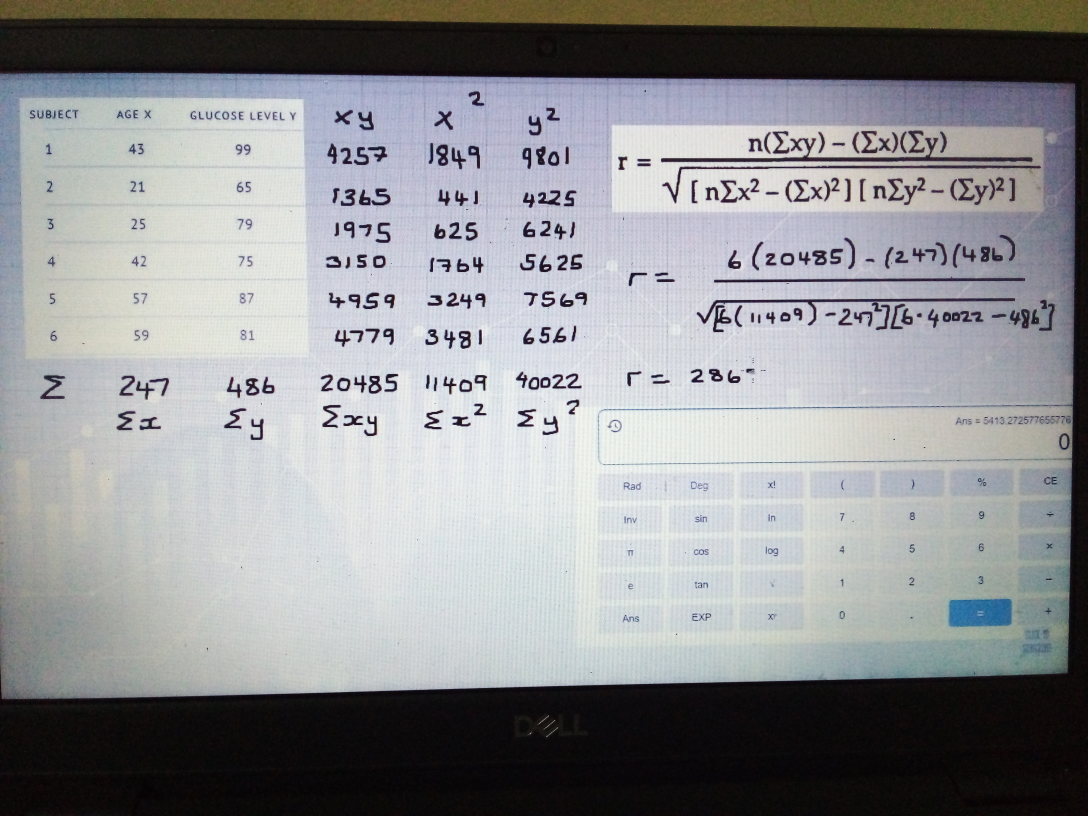
#> input picture statistics/correlation2.jpg, 3264 x 2448 px, given in place of lena.jpg, which was not available (shown at 1/3 size)
$ jupyter execute --allow-errors Image_Processing_in_OpenCV_part_1.ipynb   (text cells are left out)
#> lines starting #> are read from the running program, lines starting #| are printed output that depends on the picture; after the words box and inside, x2 and y2 are one past the last pixel; in counts of white or black regions, pixels touching at a corner belong together; pictures that were not available may be replaced by others from this repository, and a replacement may not be noted
[cell 1]
# To get other flags, just run following commands
import cv2

flags = [i for i in dir(cv2) if i.startswith('COLOR_')]

[cell 2]
flags

[cell 3]
# import google libraries
from google.colab import drive
drive.mount('/content/drive')

[cell 4]
image_path=("/content/drive/My Drive/Computer vision/images/lena.jpg")

[cell 5]
# Read images RGB =1

frame = cv2.imread(image_path,1)
#> frame is the input picture: shape (2448, 3264, 3); mean B, G, R 147.3, 145, 143.8

#> (a cell that did not finish here is left out)

#> (a cell that did not finish here is left out)

[cell 8]
# Read images gray =0 if image is gray scale set flag =0 other than set -1 after that we would convert into gray image

frame2 = cv2.imread(image_path,-1)

#> (a cell that did not finish here is left out)

#> (a cell that did not finish here is left out)

[cell 11]
import cv2
import numpy as np

cap = cv2.VideoCapture(0)

while(1):

    # Take each frame
    #_, frame = cap.read()

    # Convert BGR to HSV
    hsv = cv2.cvtColor(frame, cv2.COLOR_BGR2HSV)
#> hsv: shape (2448, 3264, 3); mean H, S, V 84.8, 33.4, 151.2

    # define range of blue color in HSV
    lower_blue = np.array([110,50,50])
    upper_blue = np.array([130,255,255])

    # Threshold the HSV image to get only blue colors
    mask = cv2.inRange(hsv, lower_blue, upper_blue)
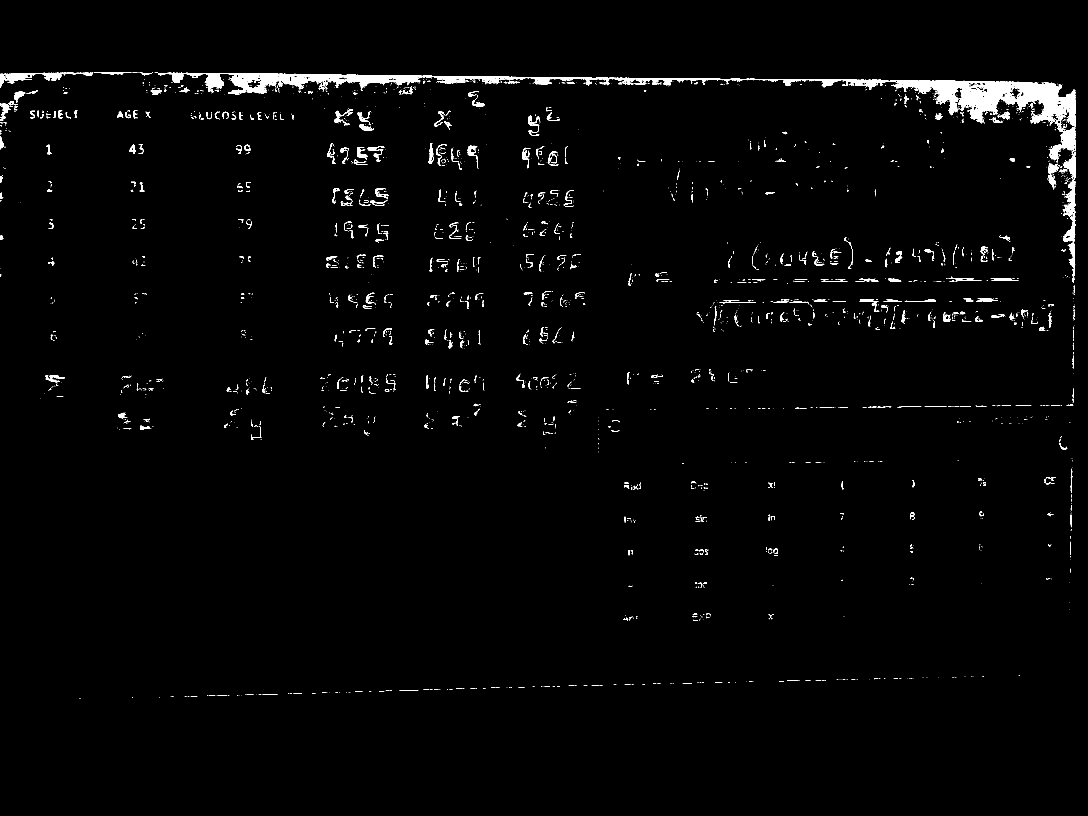
#> mask: shape (2448, 3264) (shown at 1/3 size); 1.6% white; 2969 white regions (2408 under 20 px), largest, box (x1, y1, x2, y2) and area: (474, 218, 3227, 382) 63121, (3189, 531, 3226, 832) 4178, (0, 218, 280, 259) 3350

    # Bitwise-AND mask and original image
    res = cv2.bitwise_and(frame,frame, mask= mask)

    cv2.imshow('frame',frame)
    cv2.imshow('mask',mask)
    cv2.imshow('res',res)
    k = cv2.waitKey(5) & 0xFF
#> (key Esc is pressed here)
    if k == 27:
        break

cv2.destroyAllWindows()

[cell 12]
import cv2
import numpy as np

img = cv2.imread(image_path)

res = cv2.resize(img,None,fx=2, fy=2, interpolation = cv2.INTER_CUBIC)

#OR

height, width = img.shape[:2]
#> height = 2448; width = 3264
res = cv2.resize(img,(2*width, 2*height), interpolation = cv2.INTER_CUBIC)

[cell 13]
height, width
#> Out = (2448, 3264)

[cell 14]
import cv2
import numpy as np
from google.colab.patches import cv2_imshow

img = cv2.imread(image_path,0)
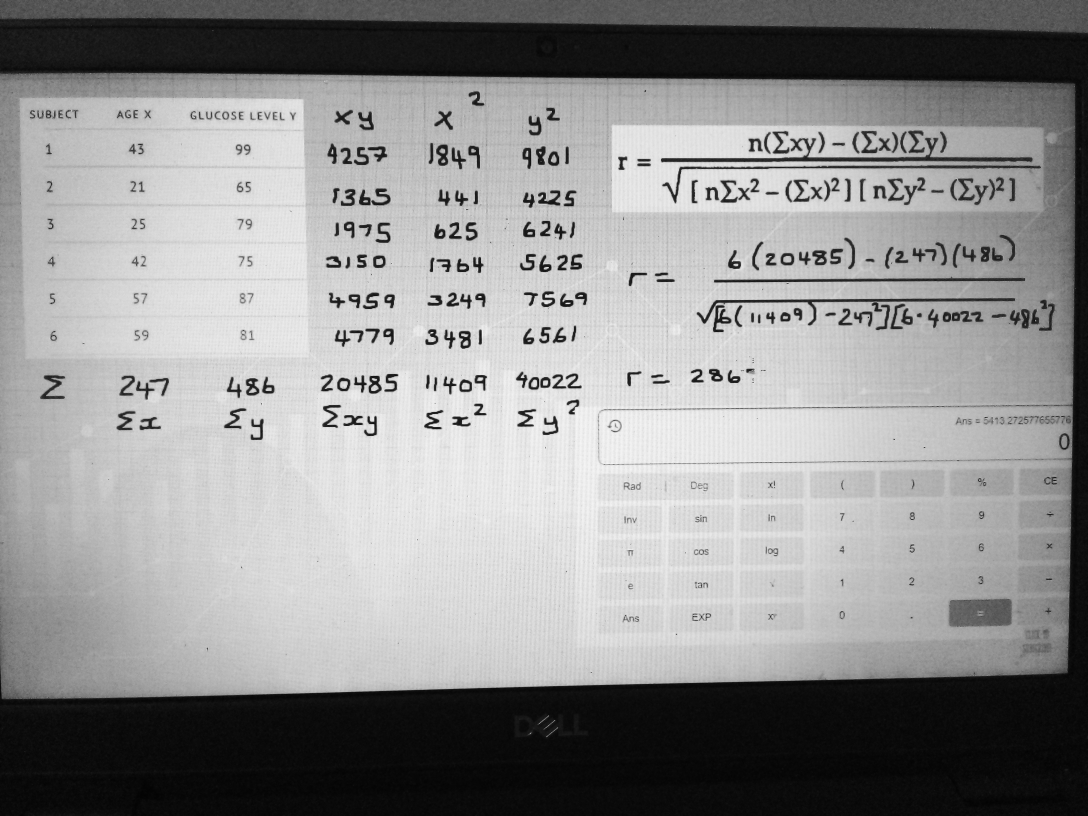
#> img: shape (2448, 3264) (shown at 1/3 size); min 0, max 255, mean 144.9
rows,cols = img.shape
#> rows = 2448; cols = 3264

M = np.float32([[1,0,100],[0,1,50]])
dst = cv2.warpAffine(img,M,(cols,rows))

cv2.imshow('img',dst)
cv2.waitKey(0)
cv2.destroyAllWindows()

[cell 15]
img = cv2.imread(image_path,0)
rows,cols = img.shape

M = cv2.getRotationMatrix2D((cols/2,rows/2),90,1)
dst = cv2.warpAffine(img,M,(cols,rows))
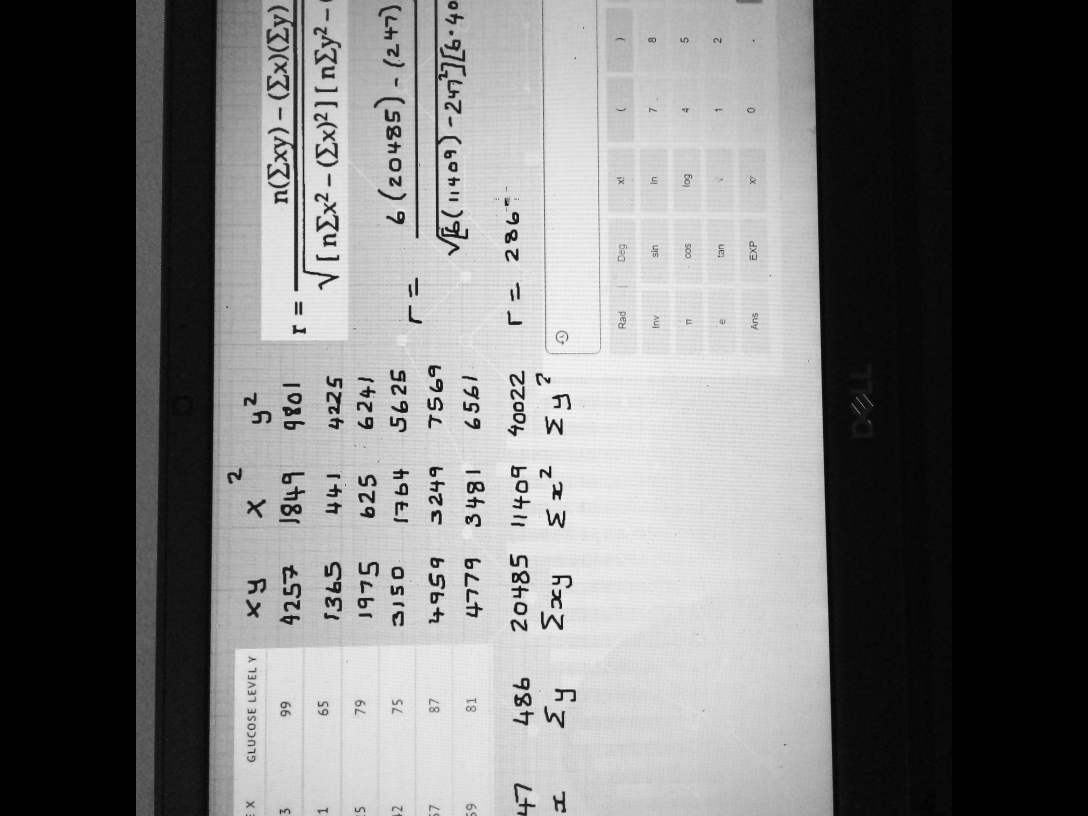
#> dst: shape (2448, 3264) (shown at 1/3 size); min 0, max 255, mean 115.3

[cell 16]
img = cv2.imread(image_path)
rows,cols,ch = img.shape
#> ch = 3

pts1 = np.float32([[50,50],[200,50],[50,200]])
pts2 = np.float32([[10,100],[200,50],[100,250]])

M = cv2.getAffineTransform(pts1,pts2)

dst = cv2.warpAffine(img,M,(cols,rows))
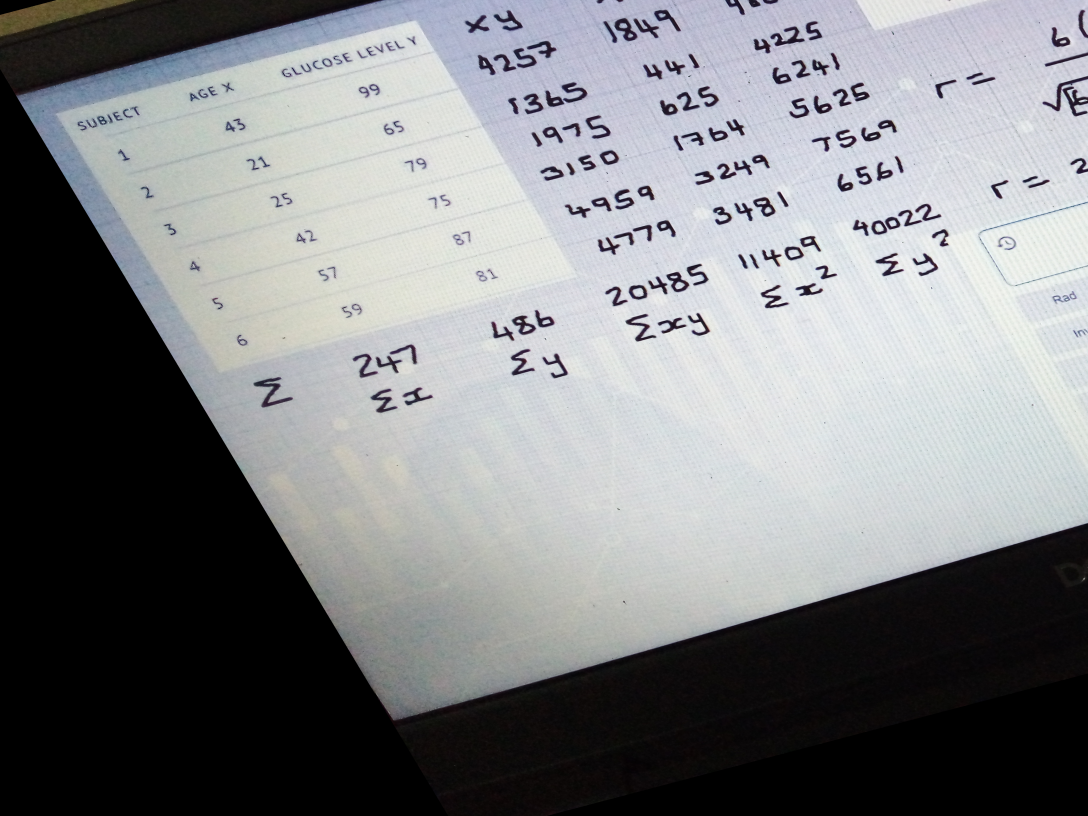
#> dst: shape (2448, 3264, 3) (shown at 1/3 size); mean B, G, R 131.8, 129.5, 127.8

#> (the rest of this cell did not finish here and is left out)

[cell 17]
img = cv2.imread(image_path)
rows,cols,ch = img.shape

pts1 = np.float32([[56,65],[368,52],[28,387],[389,390]])
pts2 = np.float32([[0,0],[300,0],[0,300],[300,300]])

M = cv2.getPerspectiveTransform(pts1,pts2)

dst = cv2.warpPerspective(img,M,(300,300))
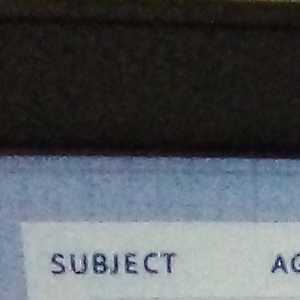
#> dst: shape (300, 300, 3); mean B, G, R 91.7, 87.2, 82.2

#> (the rest of this cell did not finish here and is left out)
